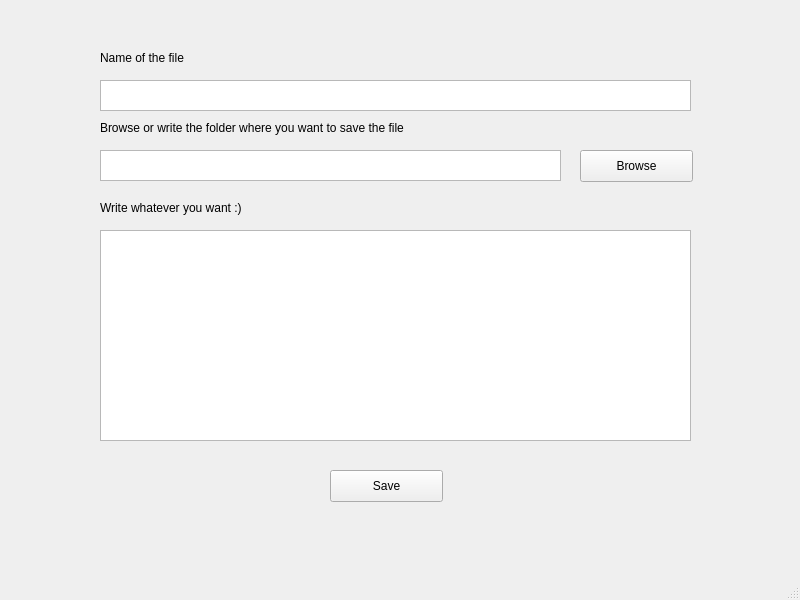
<?xml version="1.0" encoding="UTF-8"?>
<ui version="4.0">
 <class>MainWindow</class>
 <widget class="QMainWindow" name="MainWindow">
  <property name="geometry">
   <rect>
    <x>0</x>
    <y>0</y>
    <width>800</width>
    <height>600</height>
   </rect>
  </property>
  <property name="windowTitle">
   <string>MainWindow</string>
  </property>
  <widget class="QWidget" name="centralwidget">
   <widget class="QLabel" name="lbl_name">
    <property name="geometry">
     <rect>
      <x>100</x>
      <y>50</y>
      <width>291</width>
      <height>16</height>
     </rect>
    </property>
    <property name="text">
     <string>Name of the file</string>
    </property>
   </widget>
   <widget class="QTextEdit" name="txt_input_name_file">
    <property name="geometry">
     <rect>
      <x>100</x>
      <y>80</y>
      <width>591</width>
      <height>31</height>
     </rect>
    </property>
   </widget>
   <widget class="QLabel" name="lbl_text">
    <property name="geometry">
     <rect>
      <x>100</x>
      <y>200</y>
      <width>291</width>
      <height>16</height>
     </rect>
    </property>
    <property name="text">
     <string>Write whatever you want :)</string>
    </property>
   </widget>
   <widget class="QTextEdit" name="txt_input_text">
    <property name="geometry">
     <rect>
      <x>100</x>
      <y>230</y>
      <width>591</width>
      <height>211</height>
     </rect>
    </property>
   </widget>
   <widget class="QPushButton" name="btn_ok">
    <property name="geometry">
     <rect>
      <x>330</x>
      <y>470</y>
      <width>113</width>
      <height>32</height>
     </rect>
    </property>
    <property name="text">
     <string>Save</string>
    </property>
   </widget>
   <widget class="QTextEdit" name="txt_input_folder">
    <property name="geometry">
     <rect>
      <x>100</x>
      <y>150</y>
      <width>461</width>
      <height>31</height>
     </rect>
    </property>
   </widget>
   <widget class="QLabel" name="lbl_directory">
    <property name="geometry">
     <rect>
      <x>100</x>
      <y>120</y>
      <width>381</width>
      <height>16</height>
     </rect>
    </property>
    <property name="text">
     <string>Browse or write the folder where you want to save the file</string>
    </property>
   </widget>
   <widget class="QPushButton" name="bttn_browse">
    <property name="geometry">
     <rect>
      <x>580</x>
      <y>150</y>
      <width>113</width>
      <height>32</height>
     </rect>
    </property>
    <property name="text">
     <string>Browse</string>
    </property>
   </widget>
  </widget>
  <widget class="QMenuBar" name="menubar">
   <property name="geometry">
    <rect>
     <x>0</x>
     <y>0</y>
     <width>800</width>
     <height>22</height>
    </rect>
   </property>
  </widget>
  <widget class="QStatusBar" name="statusbar"/>
 </widget>
 <resources/>
 <connections/>
</ui>
